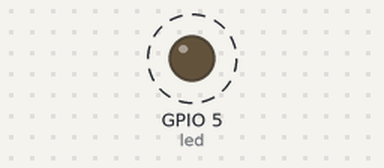
The program below on a simulated ESP32 board running MicroPython. Parts: output pins drawn as LEDs (lit = HIGH). Dashed ring = blinking.

Above: at 0.05 s.
Timing chart, 0 to 3.0 s (numbered marks = the images above):
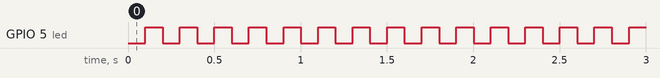

The program:

led_blink_demo-9.py
```python
##############################################################
# LED blink Demo 9
# Date: 2020-04-18
#############################################################

# https://github.com/peterhinch/micropython-async/blob/master/TUTORIAL.md

from machine import Pin
import uasyncio as asyncio

LED_OFF  = 1 # 1=OFF, 0=ON
LED_GPIO = 5 # use GPIO5 for LED output

led = Pin( LED_GPIO, Pin.OUT )

async def led_toggle(led,duration):
    try:
        while True:
            await asyncio.sleep_ms( duration )
            led.value( not led.value() )
    except KeyboardInterrupt:
        pass

async def shutdown(task, duration):
    asyncio.cancel( task )
    await asyncio.sleep(0)

try:
   loop = asyncio.get_event_loop()
   task = led_toggle(led, 100)
   loop.run_until_complete( task )
except KeyboardInterrupt:
   loop.run_until_complete( shutdown(task, 0) )
finally:
    led.value( LED_OFF )

#############################################################
```

Measured:
- by itself, GPIO 5 (led): alternates HIGH for 0.10 s and LOW for 0.10 s
